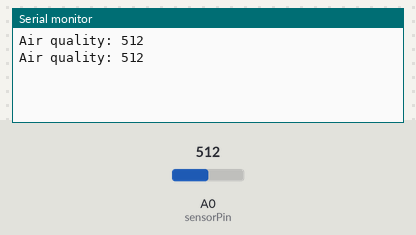
Bench run of a sketch on a simulated Arduino Uno, built with avr-gcc and run on an emulated ATmega328P. On the bench: the last lines printed to the serial monitor. Inputs (shaded band) come from the test bench; at power-on: A0 (sensorPin) = 512.

Above: at 1.8 s.
1.9 s: A0 (sensorPin) set to 716
At 2.8 s:
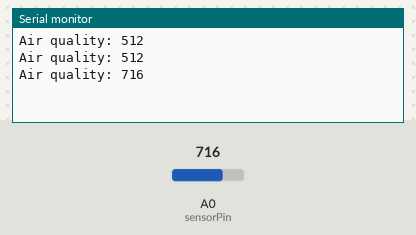
3.4 s: A0 (sensorPin) set to 900
At 4.4 s:
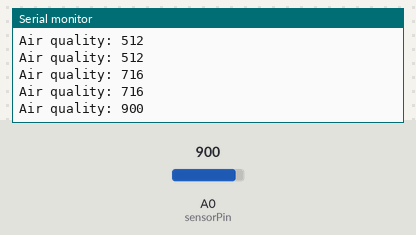
Timing chart, 0 to 6.4 s (numbered marks = the images above; inputs shaded):
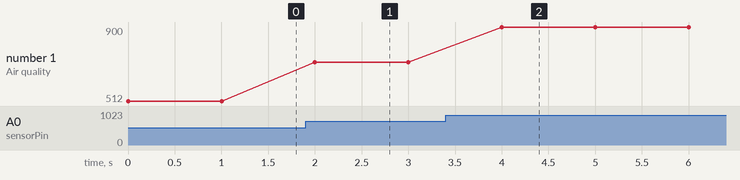

Measured:
- after the input at 1.9 s, the serial monitor: prints a new line after 0.10 s (image 1)
- after the input at 3.4 s, the serial monitor: prints a new line after 0.60 s (image 2)
- plotted number 1: 512 → 716 after the input at 1.9 s, 716 → 900 after the input at 3.4 s

The sketch:

Air_quality_sensor.ino
```cpp
int sensorPin = A0; // MQ-135 connected to A0 pin

void setup() {
    Serial.begin(9600); // Initialize serial communication
}

void loop() {
    int sensorValue = analogRead(sensorPin); // Read the sensor value
    Serial.print("Air quality: "); // Print message
    Serial.println(sensorValue); // Print the air quality reading

    delay(1000); // Wait for 1 second before the next reading
}
```
